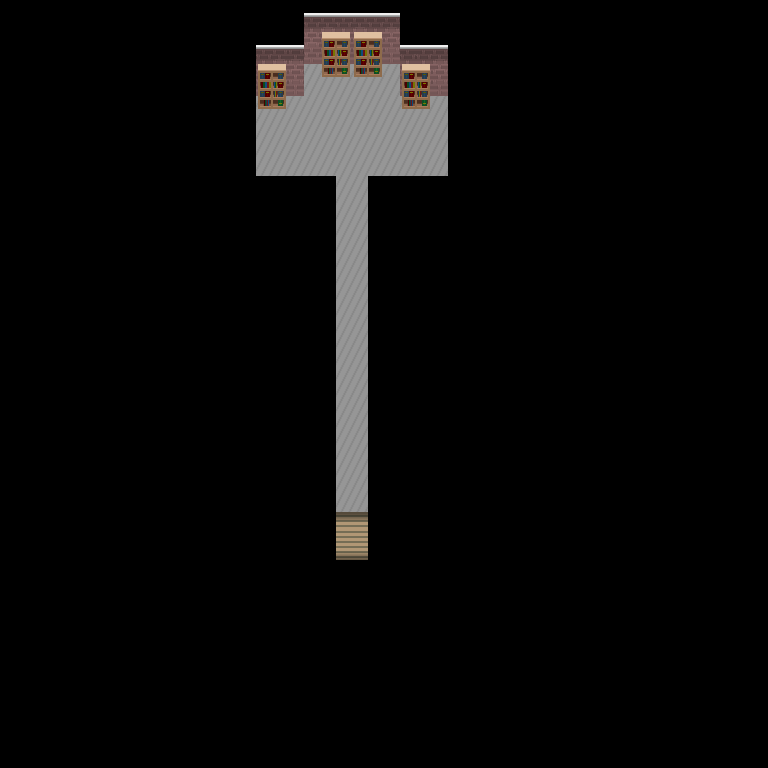

The image is a tile-based game level rendered from a .tmx file. Its description and source (layers, tilesets, objects; grid data summarised) follow:
An orthogonal 48x48 tile map with 16x16 px tiles, 4 tile layers (Base 1, Base 2, Collision, Above).

<map version="1.0" orientation="orthogonal" width="48" height="48" tilewidth="16" tileheight="16">
 <properties>
     <property name="PathSize" value="2" />
     <property name="EntrancePos" value="5,42" />
 </properties>
 <tileset firstgid="1" name="indoor_tiles" tilewidth="16" tileheight="16">
  <image source="indoor_tiles.png" />
 </tileset>
 <layer name="Base 1" width="48" height="48">
  <data>[2304 cells, 2304 non-empty, 1 distinct tile ids]</data>
 </layer>
 <layer name="Base 2" width="48" height="48">
  <data>[2304 cells, 38 non-empty, 10 distinct tile ids]</data>
 </layer>
 <layer name="Collision" width="48" height="48">
  <data>[2304 cells, 2192 non-empty, 15 distinct tile ids]</data>
 </layer>
 <layer name="Above" width="48" height="48">
  <data>[2304 cells, 0 non-empty, 0 distinct tile ids]</data>
 </layer>
</map>
